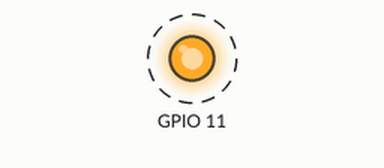
A program run on a simulated Raspberry Pi (BCM pin numbers). Parts: output pins drawn as LEDs (lit = HIGH). Dashed ring = blinking. What the program prints to the terminal is not drawn. At 20.0 s the program stops and its outputs stay as they are.

Above: at 0.5 s.
Timing chart, 0 to 4.6 s (numbered marks = the images above):
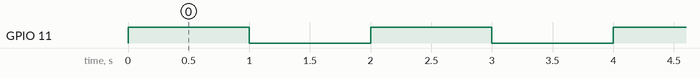

The program:

1-Led-Open-Close.py
```python
#LED Short leg is GROUND
import RPi.GPIO as GPIO
import time
# blink function
GPIO.setwarnings(False)

def blinkLed(pin_NO):
    GPIO.output(pin_NO, GPIO.HIGH)
    time.sleep(1)
    GPIO.output(pin_NO, GPIO.LOW)
    time.sleep(1)
    return


#With Board Numbers 1 2
#                   3 4
#GPIO.setmode(GPIO.BOARD)

#With GPIO Codes   GPIO02
#                  GPIO03
#GPIO.setmode(GPIO.BCM)
GPIO.setmode(GPIO.BCM)

# set up GPIO output channel
GPIO.setup(11, GPIO.OUT)
# blink GPIO17 50 times
for i in range(0, 10):
    blinkLed(11)
    print i+1,"of",10
GPIO.cleanup()

#Alternatively
#from gpiozero import LED
#from time import sleep

#gpiozero uses GPIO codes
#led = LED(11) #GPIO11

#for i in range(0, 10):
#    led.on()
#    print i+1,"of",10
#    sleep(1)
#    led.off()
#    sleep(1)
```

Measured:
- by itself, GPIO 11: alternates HIGH for 1.0 s and LOW for 1.0 s, 20 changes in all, then stays LOW
